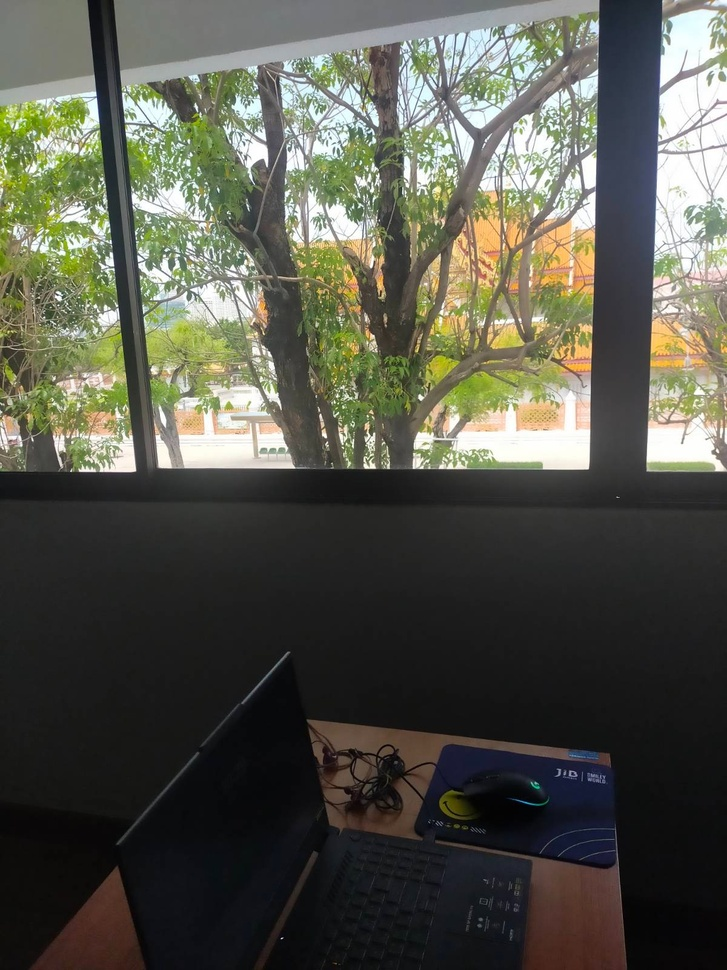
#> input picture dif_shade.jpeg, 727 x 970 px, shrunk from 1200 x 1600 before the run
$ python image_pad.py
#> lines starting #> are read from the running program, lines starting #| are printed output that depends on the picture
import cv2 as cv
import numpy as np

def padding(img,r):
    reflect_img = cv.copyMakeBorder(img,r,r,r,r,cv.BORDER_REFLECT)
    return  np.array(reflect_img, dtype="uint8")

if __name__ == "__main__":
    img = cv.imread('dif_shade.jpeg')
#> img is the input picture: shape (970, 727, 3); mean B, G, R 75.1, 85.8, 85.3
    img = np.array(img, dtype="uint8")
    img = padding(img,300)
#> in padding, `reflect_img = cv.copyMakeBorder(img,r,r,r,r,cv.BORDER_REFLECT)`:
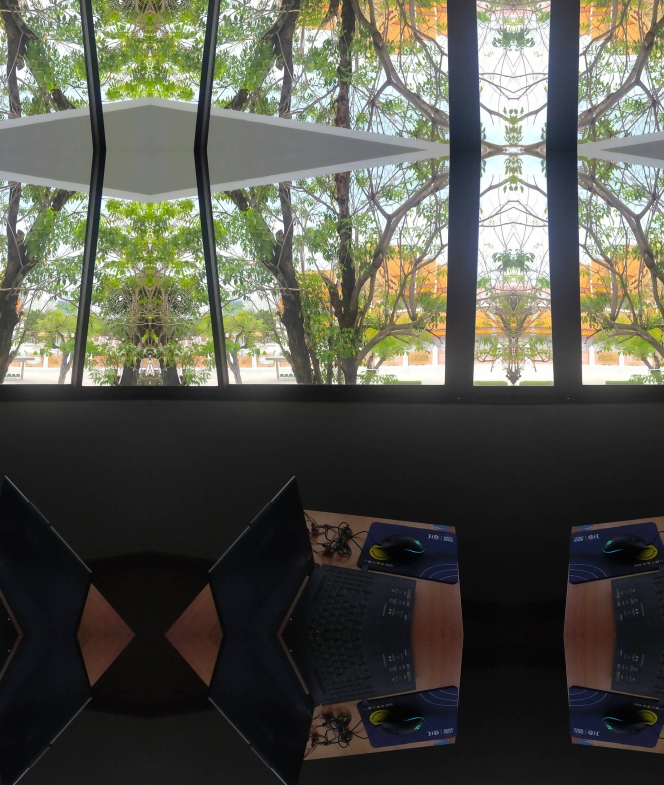
#> reflect_img: shape (1570, 1327, 3) (shown at 1/2 size); mean B, G, R 76.4, 86.1, 85.3
    cv.imwrite("./paded.png",img)

$ run again, with 18555.jpg copied over dif_shade.jpeg
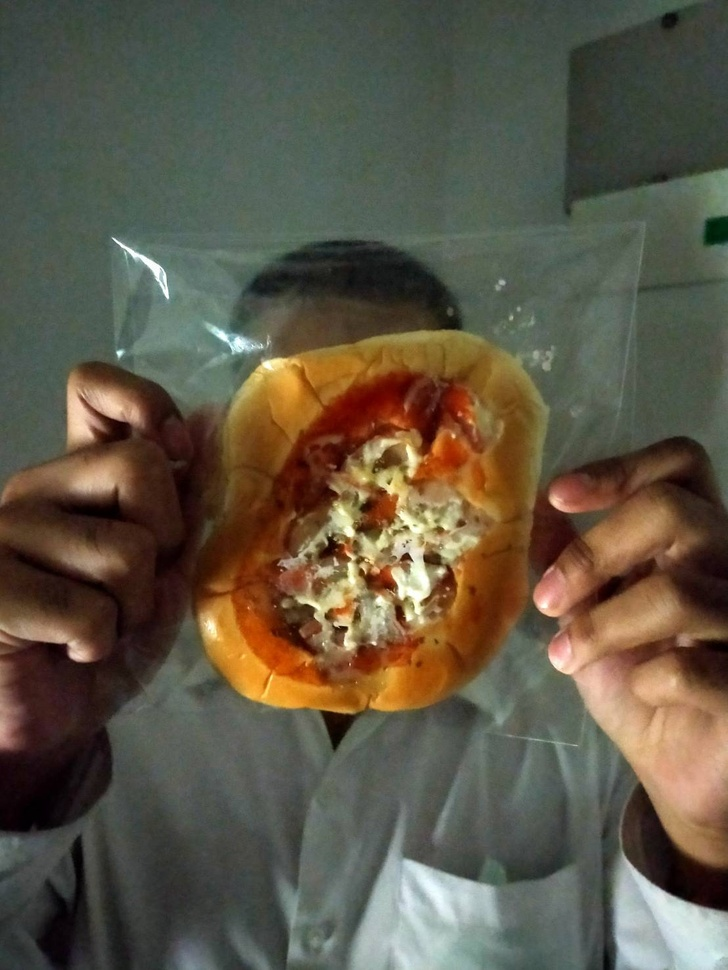
#> input picture 18555.jpg, 728 x 970 px, shrunk from 1108 x 1477 before the run
#> img is the input picture: shape (970, 728, 3); mean B, G, R 70.3, 86.9, 94.2
#> in padding, `reflect_img = cv.copyMakeBorder(img,r,r,r,r,cv.BORDER_REFLECT)`:
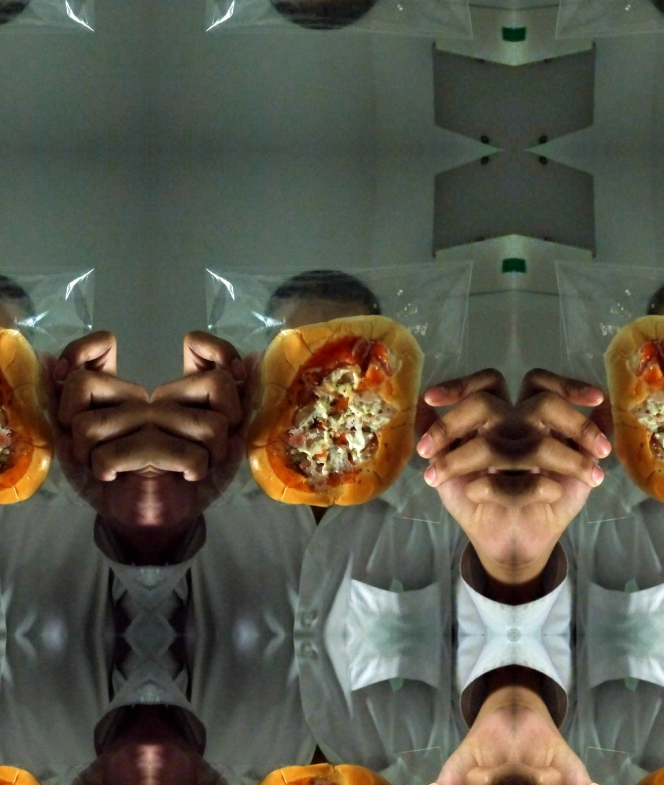
#> reflect_img: shape (1570, 1328, 3) (shown at 1/2 size); mean B, G, R 73.7, 87.3, 89.7

$ run again, with 18556.jpg copied over dif_shade.jpeg
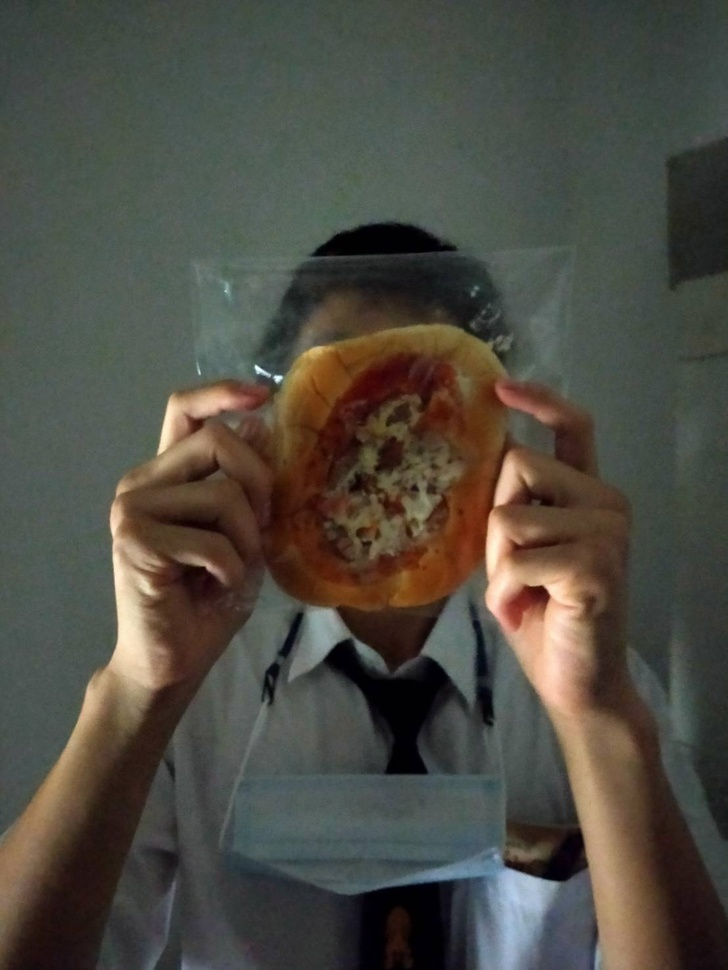
#> input picture 18556.jpg, 728 x 970 px, shrunk from 1108 x 1477 before the run
#> img is the input picture: shape (970, 728, 3); mean B, G, R 67.1, 75.8, 78.1
#> in padding, `reflect_img = cv.copyMakeBorder(img,r,r,r,r,cv.BORDER_REFLECT)`:
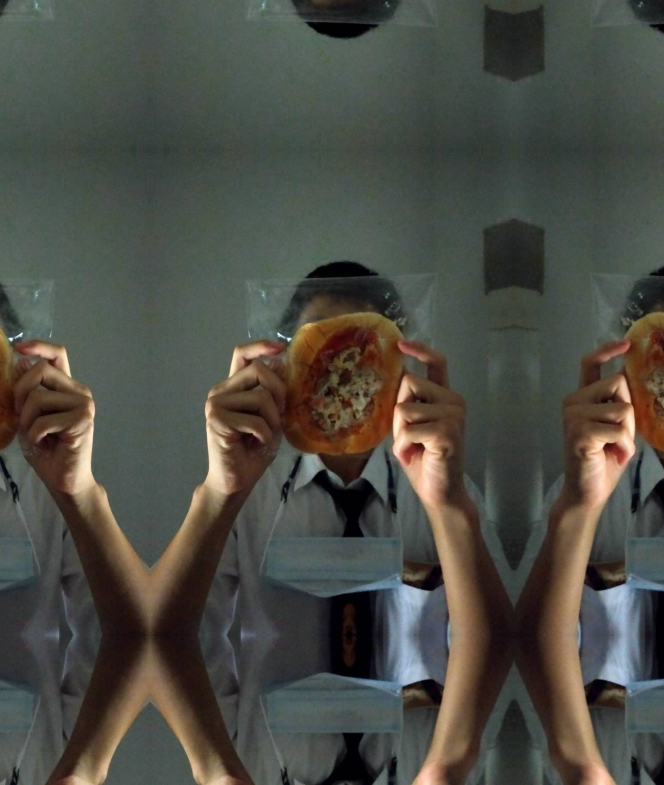
#> reflect_img: shape (1570, 1328, 3) (shown at 1/2 size); mean B, G, R 69, 76.5, 76.5

$ run again, with 18557.jpg copied over dif_shade.jpeg
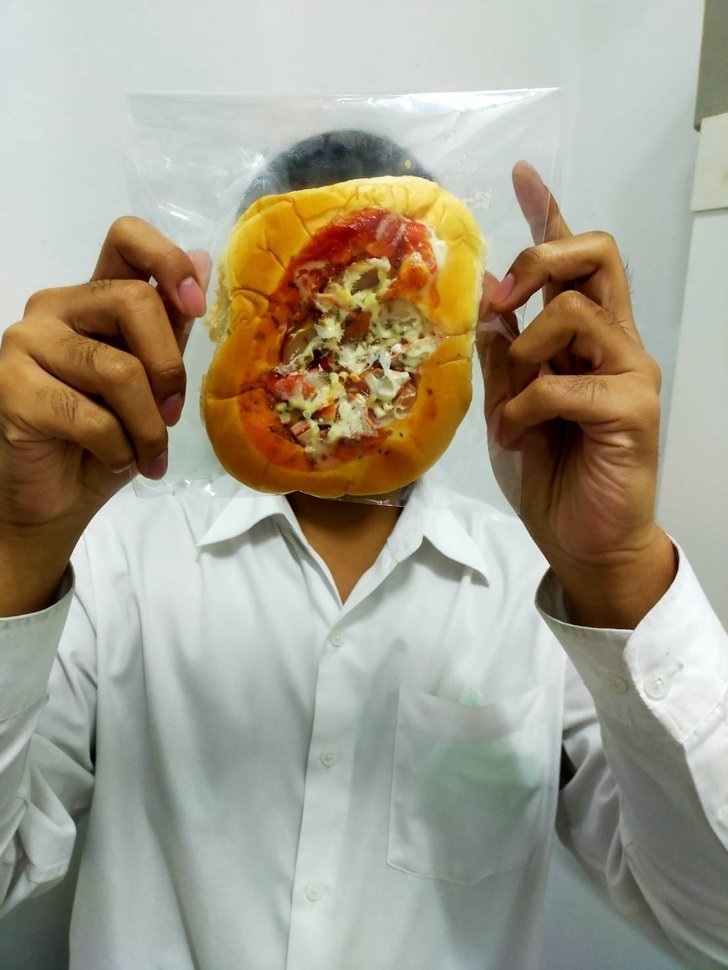
#> input picture 18557.jpg, 728 x 970 px, shrunk from 1108 x 1477 before the run
#> img is the input picture: shape (970, 728, 3); mean B, G, R 139.4, 157.3, 163.4
#> in padding, `reflect_img = cv.copyMakeBorder(img,r,r,r,r,cv.BORDER_REFLECT)`:
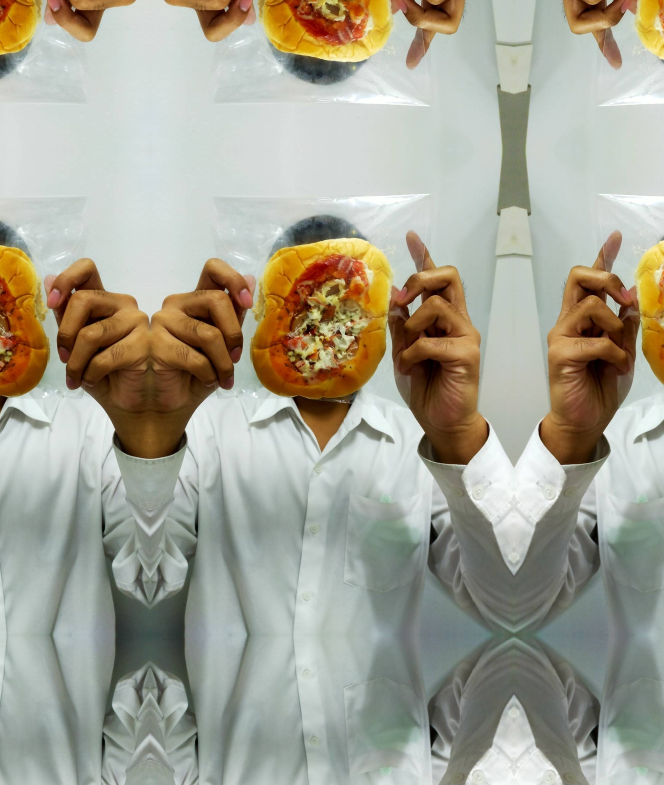
#> reflect_img: shape (1570, 1328, 3) (shown at 1/2 size); mean B, G, R 147.5, 162.5, 164.7
